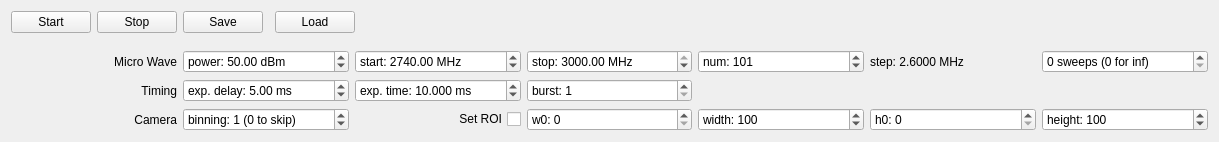
<?xml version="1.0" encoding="UTF-8"?>
<ui version="4.0">
 <class>IODMR</class>
 <widget class="QWidget" name="IODMR">
  <property name="geometry">
   <rect>
    <x>0</x>
    <y>0</y>
    <width>1219</width>
    <height>142</height>
   </rect>
  </property>
  <property name="minimumSize">
   <size>
    <width>0</width>
    <height>0</height>
   </size>
  </property>
  <property name="windowTitle">
   <string>Form</string>
  </property>
  <layout class="QVBoxLayout" name="verticalLayout">
   <item>
    <layout class="QHBoxLayout" name="horizontalLayout_2">
     <item>
      <widget class="QPushButton" name="startButton">
       <property name="text">
        <string>Start</string>
       </property>
      </widget>
     </item>
     <item>
      <widget class="QPushButton" name="stopButton">
       <property name="text">
        <string>Stop</string>
       </property>
      </widget>
     </item>
     <item>
      <widget class="QPushButton" name="saveButton">
       <property name="text">
        <string>Save</string>
       </property>
      </widget>
     </item>
     <item>
      <widget class="CompressionWidget" name="compression" native="true"/>
     </item>
     <item>
      <widget class="QPushButton" name="loadButton">
       <property name="text">
        <string>Load</string>
       </property>
      </widget>
     </item>
     <item>
      <spacer name="horizontalSpacer">
       <property name="orientation">
        <enum>Qt::Horizontal</enum>
       </property>
       <property name="sizeHint" stdset="0">
        <size>
         <width>40</width>
         <height>20</height>
        </size>
       </property>
      </spacer>
     </item>
    </layout>
   </item>
   <item>
    <spacer name="verticalSpacer">
     <property name="orientation">
      <enum>Qt::Vertical</enum>
     </property>
     <property name="sizeHint" stdset="0">
      <size>
       <width>20</width>
       <height>40</height>
      </size>
     </property>
    </spacer>
   </item>
   <item>
    <layout class="QGridLayout" name="gridLayout">
     <item row="0" column="5">
      <widget class="QSpinBox" name="numBox">
       <property name="sizePolicy">
        <sizepolicy hsizetype="Preferred" vsizetype="Preferred">
         <horstretch>0</horstretch>
         <verstretch>0</verstretch>
        </sizepolicy>
       </property>
       <property name="suffix">
        <string/>
       </property>
       <property name="prefix">
        <string>num: </string>
       </property>
       <property name="minimum">
        <number>2</number>
       </property>
       <property name="maximum">
        <number>99999</number>
       </property>
       <property name="value">
        <number>101</number>
       </property>
      </widget>
     </item>
     <item row="0" column="6">
      <widget class="QLabel" name="stepLabel">
       <property name="text">
        <string>step: 2.6000 MHz</string>
       </property>
      </widget>
     </item>
     <item row="0" column="4">
      <widget class="QDoubleSpinBox" name="stopBox">
       <property name="sizePolicy">
        <sizepolicy hsizetype="Preferred" vsizetype="Preferred">
         <horstretch>0</horstretch>
         <verstretch>0</verstretch>
        </sizepolicy>
       </property>
       <property name="prefix">
        <string>stop: </string>
       </property>
       <property name="suffix">
        <string> MHz</string>
       </property>
       <property name="minimum">
        <double>10.000000000000000</double>
       </property>
       <property name="maximum">
        <double>3000.000000000000000</double>
       </property>
       <property name="singleStep">
        <double>100.000000000000000</double>
       </property>
       <property name="value">
        <double>3000.000000000000000</double>
       </property>
      </widget>
     </item>
     <item row="0" column="2">
      <widget class="QDoubleSpinBox" name="powerBox">
       <property name="sizePolicy">
        <sizepolicy hsizetype="Preferred" vsizetype="Preferred">
         <horstretch>0</horstretch>
         <verstretch>0</verstretch>
        </sizepolicy>
       </property>
       <property name="prefix">
        <string>power: </string>
       </property>
       <property name="suffix">
        <string> dBm</string>
       </property>
       <property name="value">
        <double>50.000000000000000</double>
       </property>
      </widget>
     </item>
     <item row="0" column="1">
      <widget class="QLabel" name="label_2">
       <property name="text">
        <string>Micro Wave</string>
       </property>
       <property name="alignment">
        <set>Qt::AlignRight|Qt::AlignTrailing|Qt::AlignVCenter</set>
       </property>
      </widget>
     </item>
     <item row="0" column="3">
      <widget class="QDoubleSpinBox" name="startBox">
       <property name="sizePolicy">
        <sizepolicy hsizetype="Preferred" vsizetype="Preferred">
         <horstretch>0</horstretch>
         <verstretch>0</verstretch>
        </sizepolicy>
       </property>
       <property name="prefix">
        <string>start: </string>
       </property>
       <property name="suffix">
        <string> MHz</string>
       </property>
       <property name="minimum">
        <double>10.000000000000000</double>
       </property>
       <property name="maximum">
        <double>3000.000000000000000</double>
       </property>
       <property name="singleStep">
        <double>100.000000000000000</double>
       </property>
       <property name="value">
        <double>2740.000000000000000</double>
       </property>
      </widget>
     </item>
     <item row="1" column="1">
      <widget class="QLabel" name="label">
       <property name="sizePolicy">
        <sizepolicy hsizetype="Preferred" vsizetype="Preferred">
         <horstretch>0</horstretch>
         <verstretch>0</verstretch>
        </sizepolicy>
       </property>
       <property name="text">
        <string>Timing</string>
       </property>
       <property name="alignment">
        <set>Qt::AlignRight|Qt::AlignTrailing|Qt::AlignVCenter</set>
       </property>
      </widget>
     </item>
     <item row="2" column="1">
      <widget class="QLabel" name="label_3">
       <property name="layoutDirection">
        <enum>Qt::LeftToRight</enum>
       </property>
       <property name="text">
        <string>Camera</string>
       </property>
       <property name="alignment">
        <set>Qt::AlignRight|Qt::AlignTrailing|Qt::AlignVCenter</set>
       </property>
      </widget>
     </item>
     <item row="2" column="2">
      <widget class="QSpinBox" name="binningBox">
       <property name="suffix">
        <string> (0 to skip)</string>
       </property>
       <property name="prefix">
        <string>binning: </string>
       </property>
       <property name="minimum">
        <number>0</number>
       </property>
       <property name="maximum">
        <number>4</number>
       </property>
       <property name="value">
        <number>1</number>
       </property>
      </widget>
     </item>
     <item row="2" column="3">
      <widget class="QCheckBox" name="roiBox">
       <property name="layoutDirection">
        <enum>Qt::RightToLeft</enum>
       </property>
       <property name="text">
        <string>Set ROI</string>
       </property>
      </widget>
     </item>
     <item row="2" column="4">
      <widget class="QSpinBox" name="woffsetBox">
       <property name="suffix">
        <string/>
       </property>
       <property name="prefix">
        <string>w0: </string>
       </property>
       <property name="maximum">
        <number>1920</number>
       </property>
      </widget>
     </item>
     <item row="2" column="5">
      <widget class="QSpinBox" name="widthBox">
       <property name="prefix">
        <string>width: </string>
       </property>
       <property name="minimum">
        <number>10</number>
       </property>
       <property name="maximum">
        <number>1920</number>
       </property>
       <property name="value">
        <number>100</number>
       </property>
      </widget>
     </item>
     <item row="2" column="6">
      <widget class="QSpinBox" name="hoffsetBox">
       <property name="prefix">
        <string>h0: </string>
       </property>
       <property name="maximum">
        <number>1080</number>
       </property>
      </widget>
     </item>
     <item row="2" column="7">
      <widget class="QSpinBox" name="heightBox">
       <property name="prefix">
        <string>height: </string>
       </property>
       <property name="minimum">
        <number>10</number>
       </property>
       <property name="maximum">
        <number>1200</number>
       </property>
       <property name="value">
        <number>100</number>
       </property>
      </widget>
     </item>
     <item row="0" column="7">
      <widget class="QSpinBox" name="sweepsBox">
       <property name="suffix">
        <string> sweeps (0 for inf)</string>
       </property>
       <property name="prefix">
        <string/>
       </property>
       <property name="minimum">
        <number>0</number>
       </property>
       <property name="value">
        <number>0</number>
       </property>
      </widget>
     </item>
     <item row="1" column="2">
      <widget class="QDoubleSpinBox" name="exposuredelayBox">
       <property name="prefix">
        <string>exp. delay: </string>
       </property>
       <property name="suffix">
        <string> ms</string>
       </property>
       <property name="maximum">
        <double>999.990000000000009</double>
       </property>
       <property name="value">
        <double>5.000000000000000</double>
       </property>
      </widget>
     </item>
     <item row="1" column="3">
      <widget class="QDoubleSpinBox" name="exposuretimeBox">
       <property name="sizePolicy">
        <sizepolicy hsizetype="Preferred" vsizetype="Preferred">
         <horstretch>0</horstretch>
         <verstretch>0</verstretch>
        </sizepolicy>
       </property>
       <property name="prefix">
        <string>exp. time: </string>
       </property>
       <property name="suffix">
        <string> ms</string>
       </property>
       <property name="decimals">
        <number>3</number>
       </property>
       <property name="minimum">
        <double>0.001000000000000</double>
       </property>
       <property name="maximum">
        <double>10000.000000000000000</double>
       </property>
       <property name="singleStep">
        <double>1.000000000000000</double>
       </property>
       <property name="value">
        <double>10.000000000000000</double>
       </property>
      </widget>
     </item>
     <item row="1" column="4">
      <widget class="QSpinBox" name="burstBox">
       <property name="prefix">
        <string>burst: </string>
       </property>
       <property name="minimum">
        <number>1</number>
       </property>
       <property name="maximum">
        <number>255</number>
       </property>
      </widget>
     </item>
    </layout>
   </item>
  </layout>
 </widget>
 <customwidgets>
  <customwidget>
   <class>CompressionWidget</class>
   <extends>QWidget</extends>
   <header>mahos.core.gui.common_widget</header>
   <container>1</container>
  </customwidget>
 </customwidgets>
 <tabstops>
  <tabstop>startButton</tabstop>
  <tabstop>stopButton</tabstop>
  <tabstop>saveButton</tabstop>
  <tabstop>loadButton</tabstop>
  <tabstop>powerBox</tabstop>
  <tabstop>startBox</tabstop>
  <tabstop>stopBox</tabstop>
  <tabstop>numBox</tabstop>
 </tabstops>
 <resources/>
 <connections/>
</ui>
